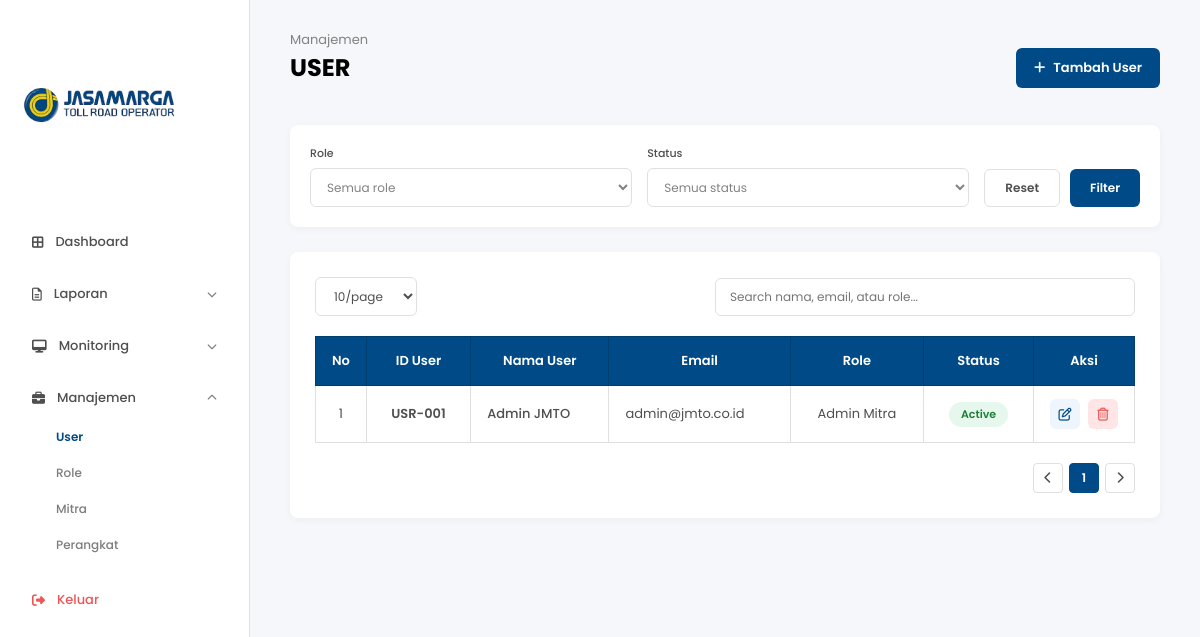
/daftarUser.php (signed in), run on the app's committed database.
### tables this page shows
CREATE TABLE `users` (
  `id` int(11) NOT NULL,
  `kode_user` varchar(15) DEFAULT NULL,
  `nama_user` varchar(100) DEFAULT NULL,
  `email` varchar(100) NOT NULL,
  `id_role` varchar(15) DEFAULT NULL,
  `password` varchar(255) NOT NULL,
  `status_user` enum('Active','Inactive') DEFAULT 'Active',
  `created_at` timestamp NOT NULL DEFAULT current_timestamp()
);

CREATE TABLE `roles` (
  `id_role` varchar(15) NOT NULL,
  `nama_role` varchar(50) NOT NULL,
  `hak_akses` varchar(255) NOT NULL,
  `created_at` timestamp NOT NULL DEFAULT current_timestamp()
);

### daftarUser.php (the view, shortened to what this page needs)
<?php
require_once __DIR__ . '/koneksi.php';
$query_users = "SELECT u.*, r.nama_role
                FROM users u
                LEFT JOIN roles r ON u.id_role = r.id_role
                ORDER BY u.id ASC";
$res_users = mysqli_query($conn, $query_users);$users_list = [];
while ($row = mysqli_fetch_assoc($res_users)) {
    $users_list[] =$row;
}
?>
<!DOCTYPE html>
<html lang="id">
<head>
    <link rel="stylesheet" href="style.css?v=<?php echo time(); ?>">
    <link rel="stylesheet" href="https://cdnjs.cloudflare.com/ajax/libs/font-awesome/6.4.0/css/all.min.css">
</head>
<body>
    <div class="dashboard-wrapper">
        <aside class="sidebar">
            <div class="sidebar-logo"><img src="jasamarga-logo.png" alt="Logo Jasamarga" class="logo-img"></div>
            <nav class="sidebar-menu">
                <a href="dashboard.php" class="menu-item"><i class="fa-solid fa-border-all icon"></i> Dashboard</a>
                <div class="menu-group">
                    <div class="menu-header" onclick="toggleDropdown(this)"><i class="fa-regular fa-file-lines icon"></i> Laporan <i class="fa-solid fa-chevron-down arrow"></i></div>
                </div>
                <div class="menu-group">
                    <div class="menu-header" onclick="toggleDropdown(this)"><i class="fa-solid fa-desktop icon"></i> Monitoring <i class="fa-solid fa-chevron-down arrow"></i></div>
                </div>
                <div class="menu-group active">
                    <div class="menu-header" onclick="toggleDropdown(this)"><i class="fa-solid fa-briefcase icon"></i> Manajemen <i class="fa-solid fa-chevron-down arrow"></i></div>
                    <div class="submenu">
                        <a href="daftarUser.php" class="sub-active">User</a>
                        <a href="daftarRole.php">Role</a>
                        <a href="daftarMitra.php">Mitra</a>
                        <a href="daftarPerangkat.php">Perangkat</a>
                    </div>
                </div>
                <a href="logout.php" class="menu-item logout"><i class="fa-solid fa-right-from-bracket icon"></i> Keluar</a>
            </nav>
        </aside>
        <main class="main-content">
            <div class="header-with-action">
                <header class="top-header" style="margin-bottom: 0;">
                    <p class="welcome-text">Manajemen</p>
                    <h1 class="page-header-title">USER</h1>
                </header>
                <a href="tambahUser.php" class="btn-tambah-data"><i class="fa-solid fa-plus"></i> Tambah User</a>
            </div>
            <section class="filter-card">
                <div class="filter-row align-center">
                    <div class="filter-group">
                        <label>Role</label>
                        <select id="filterRole">
                            <option value="">Semua role</option>
                        </select>
                    </div>
                    <div class="filter-group">
                        <label>Status</label>
                        <select id="filterStatus">
                            <option value="">Semua status</option>
                        </select>
                    </div>
                    <div class="filter-buttons">
                        <button type="button" class="btn-reset" onclick="resetFilter()">Reset</button>
                        <button type="button" class="btn-filter" onclick="applyFilter()">Filter</button>
                    </div>
                </div>
            </section>
            <section class="table-section-card">
                <div class="table-toolbar">
                    <div class="page-size-box">
                        <select id="rowsPerPage" onchange="changePageSize()">
                            <option value="10" selected>10/page</option>
                        </select>
                    </div>
                    <div class="search-box">
                        <input type="text" id="searchInput" onkeyup="applyFilter()" placeholder="Search nama, email, atau role...">
                    </div>
                </div>
                <div class="table-responsive">
                    <table class="custom-table" id="userTable">
                        <thead>
                            <tr>
                                <th style="width: 5%;">No</th>
                                <th>ID User</th>
                                <th>Nama User</th>
                                <th>Email</th>
                                <th>Role</th>
                                <th>Status</th>
                                <th style="width: 12%;">Aksi</th>
                            </tr>
                        </thead>
                        <tbody id="tableBody">
                            <?php if (count($users_list) === 0): ?>
                                <tr><td colspan="7" style="text-align:center; padding:20px; color:#828282;">Belum ada data user di database.</td></tr>
                            <?php else: ?>
                                <?php foreach ($users_list as $index =>$user): ?>
                                <tr data-role="<?= htmlspecialchars($user['nama_role'] ?? ''); ?>"
                                    data-status="<?= htmlspecialchars($user['status_user']); ?>">
                                    <td><?= $index + 1; ?></td>
                                    <td style="font-weight: 600;"><?= htmlspecialchars($user['kode_user'] ?: 'USR-' . str_pad($user['id'], 3, '0', STR_PAD_LEFT)); ?></td>
                                    <td style="text-align: left; font-weight: 500;"><?= htmlspecialchars($user['nama_user'] ?: '-'); ?></td>
                                    <td style="text-align: left;"><?= htmlspecialchars($user['email']); ?></td>
                                    <td><?= htmlspecialchars($user['nama_role'] ?: '-'); ?></td>
                                    <td>
                                        <span class="badge-status <?= $user['status_user'] === 'Active' ? 'badge-aktif' : 'badge-nonaktif'; ?>">
                                            <?= htmlspecialchars($user['status_user']); ?>
                                        </span>
                                    </td>
                                    <td>
                                        <div class="action-btn-group">
                                            <a href="editUser.php?id=<?= $user['id']; ?>" class="btn-icon-action btn-edit" title="Edit User">
                                                <i class="fa-regular fa-pen-to-square"></i>
                                            </a>
                                            <a href="daftarUser.php?hapus=<?= $user['id']; ?>" class="btn-icon-action btn-delete" title="Hapus User" onclick="return confirm('Hapus user <?= htmlspecialchars($user['email']); ?> dari database?')">
                                                <i class="fa-regular fa-trash-can"></i>
                                            </a>
                                        </div>
                                    </td>
                                </tr>
                                <?php endforeach; ?>
                            <?php endif; ?>
                        </tbody>
                    </table>
                </div>
                <div class="pagination-container" id="paginationControls">
                    <button class="page-btn" onclick="prevPage()"><i class="fa-solid fa-chevron-left"></i></button>
                    <span id="pageNumbers"></span>
                    <button class="page-btn" onclick="nextPage()"><i class="fa-solid fa-chevron-right"></i></button>
                </div>
            </section>
        </main>
    </div>
</body>
</html>

### style.css (style rules this page uses)
* { box-sizing: border-box; margin: 0; padding: 0; font-family: 'Poppins', sans-serif; }
body { background-color: #f5f7fa; color: #333333; }
.dashboard-wrapper { display: flex; width: 100%; min-height: 100vh; }
.sidebar { width: 250px; height: 100vh; position: fixed; top: 0; left: 0; background-color: #ffffff; border-right: 1px solid #e0e0e0; padding: 25px 20px; display: flex; flex-direction: column; z-index: 100; }
.sidebar-logo { margin-bottom: 30px; }
.logo-img { width: 160px; height: auto; }
.sidebar-menu { display: flex; flex-direction: column; gap: 12px; }
.sidebar-menu a, .menu-header { text-decoration: none; color: #4f4f4f; font-size: 13px; font-weight: 500; padding: 10px 12px; border-radius: 6px; cursor: pointer; display: flex; align-items: center; gap: 12px; transition: background-color 0.2s; }
.menu-header .arrow { margin-left: auto; font-size: 10px; color: #828282; transition: transform 0.3s ease; }
.menu-group.active .menu-header .arrow { transform: rotate(180deg); }
.submenu { max-height: 0; overflow: hidden; padding-left: 36px; display: flex; flex-direction: column; gap: 6px; transition: max-height 0.3s ease-out, opacity 0.3s ease-out; opacity: 0; }
.menu-group.active .submenu { max-height: 200px; opacity: 1; margin-top: 4px; margin-bottom: 8px; }
.submenu a { font-size: 12px; padding: 6px 0; color: #7d7d7d; text-decoration: none; }
.submenu a.sub-active, .submenu a:hover { color: #004b87; font-weight: 600; }
.menu-item.logout { margin-top: auto; color: #eb5757; }
.main-content { margin-left: 250px; flex: 1; padding: 30px 40px; min-height: 100vh; background-color: #f5f7fa; }
.welcome-text { font-size: 13px; color: #828282; }
.page-header-title { font-size: 24px; font-weight: 700; color: #000000; margin-bottom: 20px; }
.filter-card { background: #ffffff; padding: 20px; border-radius: 8px; box-shadow: 0 2px 8px rgba(0,0,0,0.04); margin-bottom: 25px; }
.filter-row { display: flex; gap: 15px; margin-bottom: 15px; align-items: flex-end; }
.filter-row:last-child { margin-bottom: 0; }
.filter-group { flex: 1; display: flex; flex-direction: column; gap: 6px; }
.filter-group label { font-size: 11px; color: #4f4f4f; font-weight: 500; }
.filter-group select { padding: 9px 12px; border: 1px solid #e0e0e0; border-radius: 6px; font-size: 12px; color: #828282; outline: none; background: #ffffff; }
.filter-buttons { display: flex; gap: 10px; }
.btn-reset, .btn-filter { padding: 9px 20px; border-radius: 6px; font-size: 12px; font-weight: 600; cursor: pointer; }
.btn-reset { background: #ffffff; border: 1px solid #e0e0e0; color: #4f4f4f; }
.btn-filter { background: #004b87; border: none; color: #ffffff; }
.table-section-card { background: #ffffff; padding: 25px; border-radius: 8px; box-shadow: 0 2px 8px rgba(0,0,0,0.04); margin-bottom: 30px; }
.table-toolbar { display: flex; align-items: center; justify-content: space-between; gap: 15px; margin-bottom: 20px; }
.page-size-box select { padding: 9px 14px; border: 1px solid #e0e0e0; border-radius: 6px; font-size: 12px; color: #4f4f4f; background-color: #ffffff; outline: none; cursor: pointer; }
.search-box { flex: 1; max-width: 420px; margin-left: auto; }
.search-box input { width: 100%; padding: 9px 14px; border: 1px solid #e0e0e0; border-radius: 6px; font-size: 12px; color: #333333; outline: none; transition: border-color 0.2s; }
.table-responsive { width: 100%; overflow-x: auto; }
.pagination-container { display: flex; justify-content: flex-end; align-items: center; gap: 6px; margin-top: 20px; }
.page-btn, .page-num { width: 30px; height: 30px; border: 1px solid #e0e0e0; background-color: #ffffff; color: #4f4f4f; border-radius: 4px; font-size: 12px; cursor: pointer; display: inline-flex; align-items: center; justify-content: center; transition: all 0.2s; }
.filter-row.align-center { align-items: flex-end; }
.custom-table { width: 100%; border-collapse: collapse; border: 1px solid #e0e0e0; }
.custom-table thead th { background-color: #004b87; color: #ffffff; font-size: 13px; font-weight: 600; padding: 14px 16px; text-align: center; border: 1px solid #003e70; white-space: nowrap; }
.custom-table tbody td { padding: 13px 16px; font-size: 13px; color: #4f4f4f; text-align: center; border: 1px solid #e0e0e0; white-space: nowrap; }

### data on the page
users: kode_user "USR-001", nama_user "Admin JMTO", email "admin@jmto.co.id", id_role.nama_role "Admin Mitra", status_user "Active"
